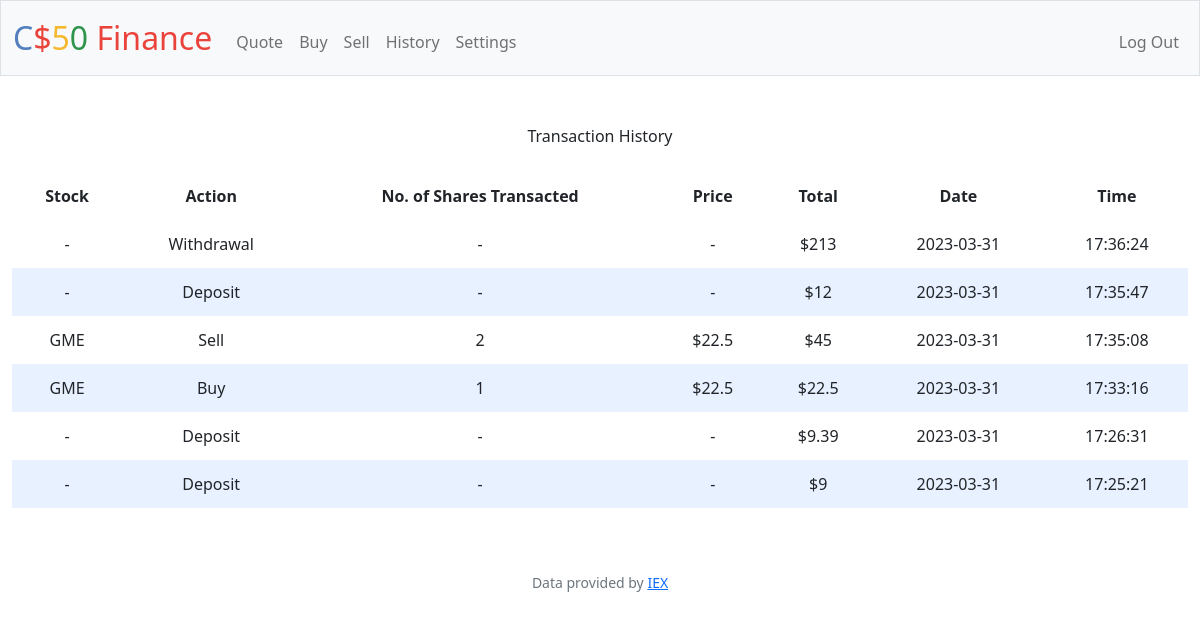
Screenshot of /history (signed in) with the database file from the repository.
### tables this page shows
CREATE TABLE transactions (purchase_id INTEGER PRIMARY KEY AUTOINCREMENT NOT NULL UNIQUE,
user_id INTEGER NOT NULL,
username TEXT NOT NULL,
stock TEXT,
action TEXT NOT NULL,
price NUMERIC,
shares NUMERIC,
total_value NUMERIC NOT NULL,
date TEXT NOT NULL,
time TEXT NOT NULL,
FOREIGN KEY (user_id) REFERENCES users (id),
FOREIGN KEY (username) REFERENCES users (username));

### app.py (the view)
@app.route("/history")
@login_required
def history():
    user_id = session["user_id"]
    rowsHistory = db.execute("SELECT * FROM transactions WHERE user_id = ? ORDER BY date DESC, time DESC", user_id)
    return render_template("history.html", rowsHistory=rowsHistory)

### app.py (called while the page is built)
@app.after_request
def after_request(response):
    response.headers["Cache-Control"] = "no-cache, no-store, must-revalidate"
    response.headers["Expires"] = 0
    response.headers["Pragma"] = "no-cache"
    return response

### helpers.py (called while the page is built)
def login_required(f):
    @wraps(f)
    def decorated_function(*args, **kwargs):
        if session.get("user_id") is None:
            return redirect("/login")
        return f(*args, **kwargs)
    return decorated_function

### templates/history.html (shortened to what this page needs)
{% extends "layout.html" %}
{% block main %}
    Transaction History
    <br>
    <br>
    <table>
        <thead>
            <tr>
                <th>Stock</th>
                <th>Action</th>
                <th>No. of Shares Transacted</th>
                <th>Price</th>
                <th>Total</th>
                <th>Date</th>
                <th>Time</th>
            </tr>
        </thead>
        <tbody>
            <tr>
            {% for rowHistory in rowsHistory %}
            <tr>
                {% if rowHistory.stock == None %}
                    <td>-</td>
                {% else %}
                    <td>{{ rowHistory.stock }}</td>
                {% endif %}
                    <td>{{ rowHistory.action }}</td>
                {% if rowHistory.shares == None %}
                    <td>-</td>
                {% else %}
                    <td>{{ rowHistory.shares }}</td>
                {% endif %}
                {% if rowHistory.price == None %}
                    <td>-</td>
                {% else %}
                    <td>${{ rowHistory.price }}</td>
                {% endif %}
                    <td>${{ rowHistory.total_value }}</td>
                    <td>{{ rowHistory.date }}</td>
                    <td>{{ rowHistory.time }}</td>
            </tr>
            {% endfor %}
            </tr>
        </tbody>
    </table>
{% endblock %}

### templates/layout.html (shortened to what this page needs)
<!DOCTYPE html>
<html lang="en">
    <head>
        <link href="https://cdn.jsdelivr.net/npm/bootstrap@5.1.3/dist/css/bootstrap.min.css" rel="stylesheet">
        <link href="/static/styles.css" rel="stylesheet">
    </head>
    <body>
        <nav class="bg-light border navbar navbar-expand-md navbar-light">
            <div class="container-fluid">
                <a class="navbar-brand" href="/"><span class="blue">C</span><span class="red">$</span><span class="yellow">5</span><span class="green">0</span> <span class="red">Finance</span></a>
                <div class="collapse navbar-collapse" id="navbar">
                    {% if session["user_id"] %}
                        <ul class="navbar-nav me-auto mt-2">
                            <li class="nav-item"><a class="nav-link" href="/quote">Quote</a></li>
                            <li class="nav-item"><a class="nav-link" href="/buy">Buy</a></li>
                            <li class="nav-item"><a class="nav-link" href="/sell">Sell</a></li>
                            <li class="nav-item"><a class="nav-link" href="/history">History</a></li>
                            <li class="nav-item"><a class="nav-link" href="/settings">Settings</a></li>
                        </ul>
                        <ul class="navbar-nav ms-auto mt-2">
                            <li class="nav-item"><a class="nav-link" href="/logout">Log Out</a></li>
                        </ul>
                    {% else %}
                        <ul class="navbar-nav ms-auto mt-2">
                            <li class="nav-item"><a class="nav-link" href="/register">Register</a></li>
                            <li class="nav-item"><a class="nav-link" href="/login">Log In</a></li>
                        </ul>
                    {% endif %}
                </div>
            </div>
        </nav>
        <main class="container-fluid py-5 text-center">
            {% block main %}{% endblock %}
        </main>
        <footer class="mb-5 small text-center text-muted">
            Data provided by <a href="https://iexcloud.io/">IEX</a>
        </footer>
    </body>
</html>

### static/styles.css (style rules this page uses)
nav .navbar-brand { font-size: xx-large; }
nav .navbar-brand .blue { color: #537fbe; }
nav .navbar-brand .red { color: #ea433b; }
nav .navbar-brand .yellow { color: #f5b82e; }
nav .navbar-brand .green { color: #2e944b; }
table { background-color: transparent; margin-bottom: 1rem; width: 100%; }
table th, table td { padding: 0.75rem; vertical-align: middle; }
tbody tr:nth-of-type(odd) { background-color: rgb(179, 208, 255, 0.3) }

### rows the page displays
transactions: action "Withdrawal", total_value "213", date "2023-03-31", time "17:36:24"
transactions: action "Deposit", total_value "12", date "2023-03-31", time "17:35:47"
transactions: stock "GME", action "Sell", shares "2", price "22.5", total_value "45", date "2023-03-31", time "17:35:08"
transactions: stock "GME", action "Buy", shares "1", price "22.5", total_value "22.5", date "2023-03-31", time "17:33:16"
transactions: action "Deposit", total_value "9.39", date "2023-03-31", time "17:26:31"
transactions: action "Deposit", total_value "9", date "2023-03-31", time "17:25:21"
